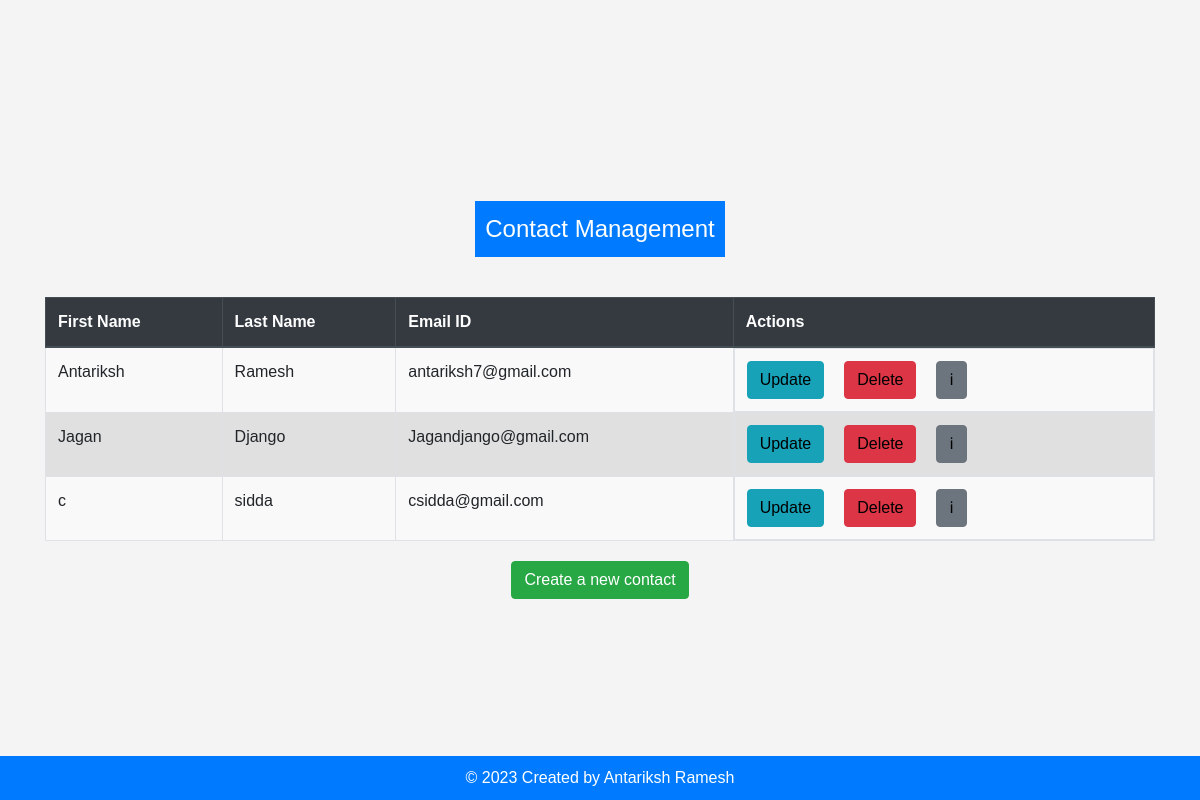
The page /contacts/ on the database as committed earlier.
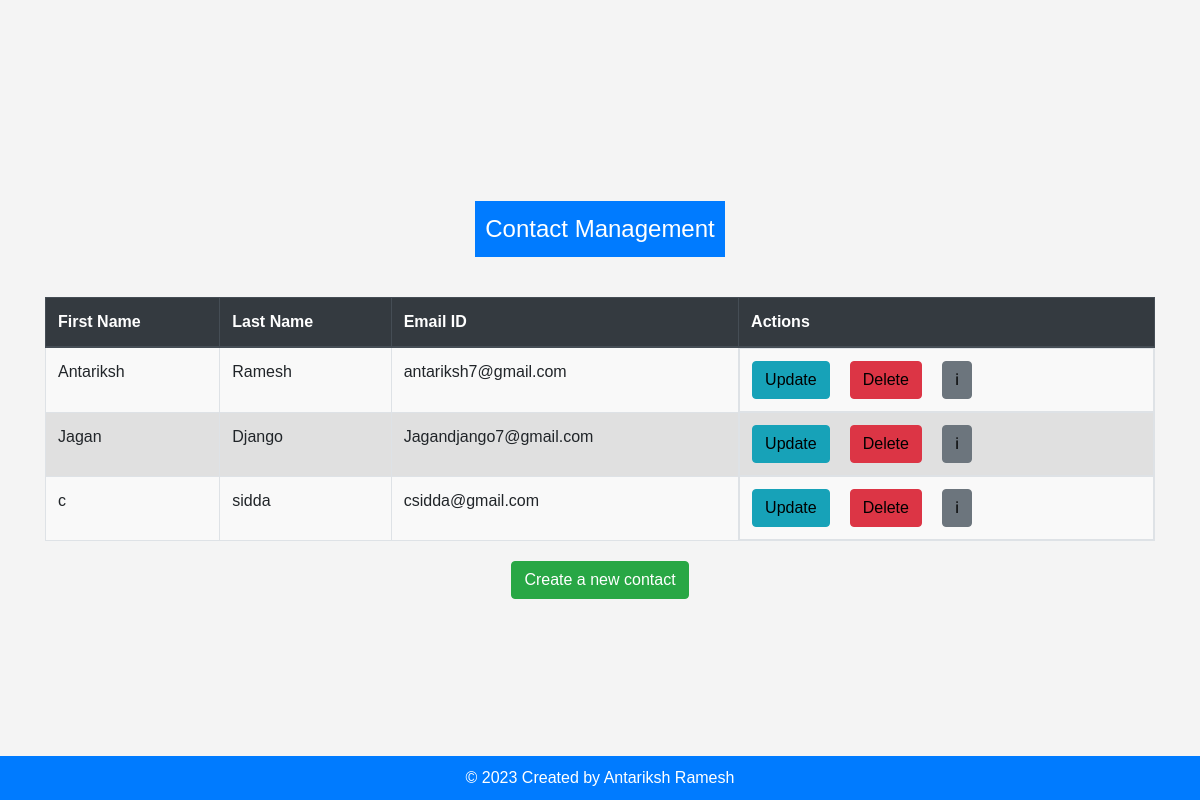
The same page on the database as committed later.
### Contact_details/models.py (models this page shows, shortened)
class Contact(models.Model):
    first_name = models.CharField(max_length=50)
    last_name = models.CharField(max_length=50, unique=True)
    email = models.EmailField(unique=True)
    phone_number = models.CharField(max_length=10)
    class Meta:
        app_label = 'Contact_details'
        managed = False

### Contact_details/views.py (the view)
# urls.py: path('contacts/', contact_list, name='contact_list'),
def contact_list(request):
    contacts = Contact.objects.all()
    return render(request, 'Contact_details/contact_list.html', {'contacts': contacts})

### Contact_details/Templates/Contact_details/contact_list.html (shortened to what this page needs)
<!DOCTYPE html>
<html lang="en">
<head>
    <link rel="stylesheet" href="https://stackpath.bootstrapcdn.com/bootstrap/4.3.1/css/bootstrap.min.css">
</head>
<body>
    <header class="bg-primary text-white">Contact Management</header>
    <div class="container">
        {% if contacts %}
            <table class="table table-bordered">
                <thead class="thead-dark">
                    <tr>
                        <th>First Name</th>
                        <th>Last Name</th>
                        <th>Email ID</th>
                        <th>Actions</th>
                    </tr>
                </thead>
                <tbody>
                    {% for contact in contacts %}
                        <tr>
                            <td>{{ contact.first_name }}</td>
                            <td>{{ contact.last_name }}</td>
                            <td>{{ contact.email }}</td>
                            <td class="actions">
                                <a href="{% url 'contact_update' pk=contact.pk %}" class="btn btn-info btn-update">Update</a>
                                <a href="{% url 'contact_delete' pk=contact.pk %}" class="btn btn-danger btn-delete">Delete</a>
                                <a href="{% url 'contact_detail' pk=contact.pk %}" class="btn btn-secondary">&#8505;</a>
                            </td>
                        </tr>
                    {% endfor %}
                </tbody>
            </table>
        {% else %}
            <p class="empty-message">No contacts available</p>
        {% endif %}
        <div class="create-link-container">
            <a href="{% url 'contact_create' %}" class="btn btn-success">Create a new contact</a>
        </div>
    </div>
    <footer class="bg-primary text-white">
        &copy; 2023 Created by Antariksh Ramesh
    </footer>
</body>
</html>

Rows that differ between the two databases and show on the page:
changed Contact "Jagan": email "Jagandjango@gmail.com" → "Jagandjango7@gmail.com"
